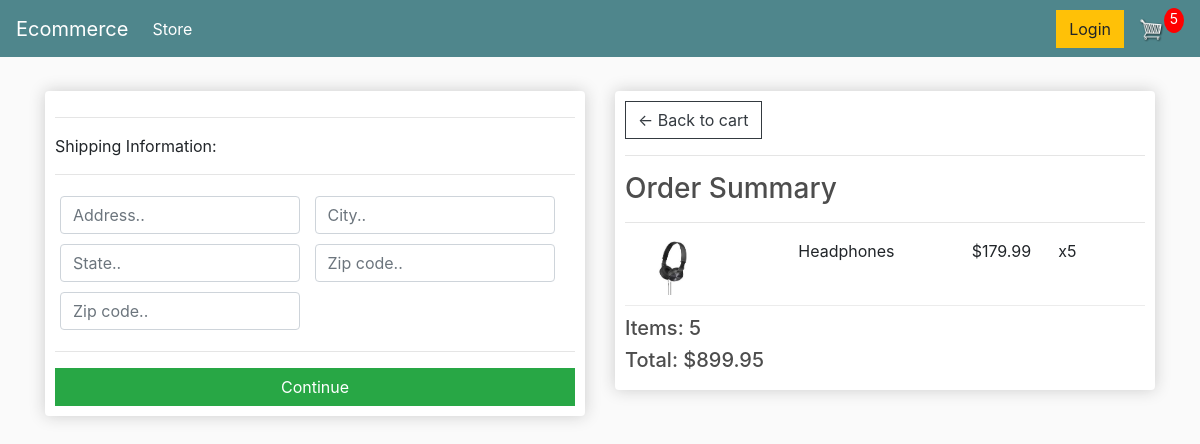
The app's page /store/checkout/ (signed in) with its own data.
### store/models.py (models this page shows, shortened)
class OrderItem(models.Model):
    product = models.ForeignKey(Product, null=True, blank=True, on_delete=models.SET_NULL)
    order = models.ForeignKey(Order, null=True, blank=True, on_delete=models.SET_NULL)
    quantity = models.IntegerField(default=0, null=True, blank=True)
    added_date = models.DateTimeField(auto_now_add=True)
    @property
    def get_total(self):
        total = self.product.price * self.quantity
        return total

class Product(models.Model):
    name = models.CharField(max_length=50)
    price = models.FloatField()
    digital = models.BooleanField(default=False, null=True, blank=True)
    image = models.ImageField(null= True, blank= True)
    @property
    def image_url(self):
        try:
            url = self.image.url
        except:
            url = ""
        return url

class Order(models.Model):
    customer = models.ForeignKey(Customer, null=True, blank=True, on_delete=models.SET_NULL)
    order_date = models.DateTimeField(auto_now_add=True)
    complete = models.BooleanField(default=False)
    transation_id = models.CharField(max_length=50, null=True)
    @property
    def shipping(self):
        shipping = False
        orderitems = self.orderitem_set.all()
        for item in orderitems:
            if item.product.digital == False:
                shipping = True
        return shipping
    @property
    def get_cart_total(self):
        orderitems = self.orderitem_set.all()
        total = sum([item.get_total for item in orderitems ])
        return total
    @property
    def get_cart_items(self):
        orderitems = self.orderitem_set.all()
        total = sum([item.quantity for item in orderitems ])
        return total

### store/views.py (the view)
# urls.py: path('checkout/', checkout, name='checkout'),
def checkout(request):
    data = cartData(request)
    cartItems = data['cartItems']
    order = data['order']
    items = data['items']
    context = {
        'items': items,
        'order': order,
        'cartItems': cartItems
    }
    return render(request, 'store/checkout.html', context)

### store/utils.py (called while the page is built)
def cartData(request):
    if request.user.is_authenticated:
        customer = request.user.customer
        order, created = Order.objects.get_or_create(customer= customer, complete= False )
        items = order.orderitem_set.all()
        cartItems = order.get_cart_items
    else:
        cookieData = cookieCart(request)
        cartItems = cookieData['cartItems']
        order = cookieData['order']
        items = cookieData['items']
    return {'cartItems': cartItems, 'order': order, 'items': items}

### store/templates/store/checkout.html (shortened to what this page needs)
{% extends 'store/main.html' %}
{% load static %}
{% block content %}
    <div class="row">
        <div class="col-lg-6">
            <div class="box-element" id="form-wrapper">
				<form id="form">
					<div id="shipping-info">
						<hr>
						<p>Shipping Information:</p>
						<hr>
						<div class="form-field">
							<input class="form-control" type="text" name="address" placeholder="Address..">
						</div>
						<div class="form-field">
							<input class="form-control" type="text" name="city" placeholder="City..">
						</div>
						<div class="form-field">
							<input class="form-control" type="text" name="state" placeholder="State..">
						</div>
						<div class="form-field">
							<input class="form-control" type="text" name="zipcode" placeholder="Zip code..">
						</div>
						<div class="form-field">
							<input class="form-control" type="text" name="country" placeholder="Zip code..">
						</div>
					</div>
					<hr>
					<input id="form-button" class="btn btn-success btn-block" type="submit" value="Continue">
				</form>
			</div>
			<br>
        </div>
        <div class="col-lg-6">
            <div class="box-element">
                <a href="{% url 'store:cart' %}" class="btn btn-outline-dark">&#x2190; Back to cart</a>
                <hr>
                <h3>Order Summary</h3>
                <hr>
                {% for item in items %}
                <div class="cart-row">
                    {% if request.user.is_authenticated %}
                    <div style="flex:2;"><img src="{{ item.product.image_url }}" class="row-image"></div>
                    {% else %}
                    <div style="flex:2;"><img src="{{ item.product.imageURL }}" class="row-image"></div>
                    {% endif %}
                    <div style="flex:2;"><p>{{ item.product.name }}</p></div>
                    <div style="flex:1;"><p>${{ item.product.price }}</p></div>
                    <div style="flex:1;"><p>x{{ item.quantity }}</p></div>
                </div>
                {% endfor %}
                <h5>Items: {{ order.get_cart_items}}</h5>
                <h5>Total: ${{ order.get_cart_total|floatformat:2}}</h5>
            </div>
        </div>
    </div>
{% endblock content %}

### static/css/main.css (style rules this page uses)
body { background-color: hsl(0, 0%, 98%); }
h1,h2,h3,h4,h5,h6 { color:hsl(0, 0%, 30%); }
.box-element { box-shadow:hsl(0, 0%, 80%) 0 0 16px; background-color: #fff; border-radius: 4px; padding: 10px; }
.col-lg-4, .col-lg-6, .col-lg-8, .col-lg-12 { margin-top: 10px; }
.btn { border-radius: 0; }
.row-image { width: 100px; }
.form-field { width:250px; display: inline-block; padding: 5px; }
.cart-row { display: flex; align-items: flex-stretch; padding-bottom: 10px; margin-bottom: 10px; border-bottom: 1px solid #ececec; }

### records on screen
OrderItem: product.image_url (picture), product.name "Headphones", product.price "179.99", quantity "5"
Order: get_cart_items "5", get_cart_total "899.95"

### other values on screen
{{ cartItems }} "5"
